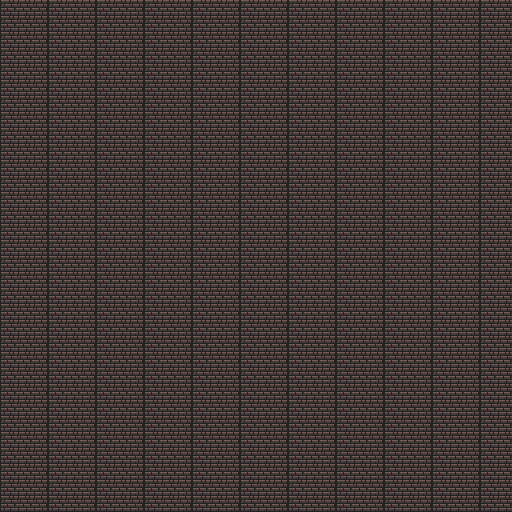

The image is a tile-based game level rendered from a .tmx file. Its description and source (layers, tilesets, objects; grid data summarised) follow:
An orthogonal 32x32 tile map with 16x16 px tiles, 1 tile layer (Tile Layer 1), 2 tilesets.

<map version="1.2" tiledversion="1.3.1" orientation="orthogonal" renderorder="right-down" compressionlevel="-1" width="32" height="32" tilewidth="16" tileheight="16" infinite="0" nextlayerid="3" nextobjectid="1">
 <tileset firstgid="1" source="sprites.tsx" />
 <tileset firstgid="1025" source="tileset.tsx" />
 <layer id="1" name="Tile Layer 1" width="32" height="32">
  <data>[1024 cells, 1024 non-empty, 3 distinct tile ids]</data>
 </layer>
</map>
